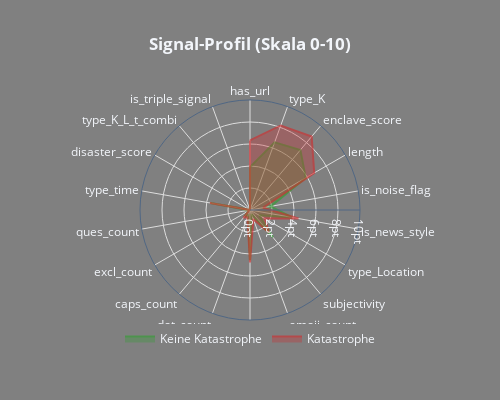

Here is the notebook cell this chart was saved with:
### Markdown cell above
# Erstelle mehr spalten vergleich, schwächere modelle ungenauigkeiten zu stärken der erkennung

### Code cell
#erstelle Engeneering mehrere neue spalten
df_Cleaning = run_full_disaster_pipeline(df_Cleaning)

### Figure 1 — Plotly figure (JSON) as saved in the notebook; plotly's stock layout.template omitted (floating-point values rounded to 4 significant figures)
{"data": [{"hovertemplate": "Kategorie=Keine Katastrophe<br>Score=%{r}<br>Feature=%{theta}<extra></extra>", "legendgroup": "Keine Katastrophe", "line": {"color": "#2ca02c", "dash": "solid"}, "marker": {"symbol": "circle"}, "mode": "lines", "name": "Keine Katastrophe", "r": [3.882, 6.541, 7.126, 5.849, 1.912, 3.879, 0.9759, 3.232, 0.3968, 4.561, 0.4997, 0.7565, 0.1665, 0.1034, 3.653, 0.03464, 0.05192, 0.0, 3.882], "showlegend": true, "subplot": "polar", "theta": ["has_url", "type_K", "enclave_score", "length", "is_noise_flag", "is_news_style", "type_Location", "subjectivity", "emoji_count", "word_count", "dot_count", "caps_count", "excl_count", "ques_count", "type_time", "disaster_score", "type_K_L_t_combi", "is_triple_signal", "has_url"], "type": "scatterpolar", "fill": "toself", "opacity": 0.6}, {"hovertemplate": "Kategorie=Katastrophe<br>Score=%{r}<br>Feature=%{theta}<extra></extra>", "legendgroup": "Katastrophe", "line": {"color": "#d62728", "dash": "solid"}, "marker": {"symbol": "circle"}, "mode": "lines", "name": "Katastrophe", "r": [6.326, 8.178, 8.718, 6.74, 1.22, 4.471, 1.563, 2.676, 0.8994, 4.765, 0.6886, 0.9116, 0.09471, 0.04112, 3.7, 0.06654, 0.0837, 0.0, 6.326], "showlegend": true, "subplot": "polar", "theta": ["has_url", "type_K", "enclave_score", "length", "is_noise_flag", "is_news_style", "type_Location", "subjectivity", "emoji_count", "word_count", "dot_count", "caps_count", "excl_count", "ques_count", "type_time", "disaster_score", "type_K_L_t_combi", "is_triple_signal", "has_url"], "type": "scatterpolar", "fill": "toself", "opacity": 0.6}], "layout": {"polar": {"domain": {"x": [0.0, 1.0], "y": [0.0, 1.0]}, "angularaxis": {"direction": "clockwise", "rotation": 90, "categoryorder": "array", "categoryarray": ["has_url", "type_K", "enclave_score", "length", "is_noise_flag", "is_news_style", "type_Location", "subjectivity", "emoji_count", "word_count", "dot_count", "caps_count", "excl_count", "ques_count", "type_time", "disaster_score", "type_K_L_t_combi", "is_triple_signal"], "gridcolor": "#dddddd"}, "radialaxis": {"visible": true, "range": [0, 10], "gridcolor": "#dddddd", "ticksuffix": "pt"}, "bgcolor": "#808080"}, "legend": {"title": {}, "tracegroupgap": 0, "orientation": "h", "yanchor": "bottom", "y": -0.15, "xanchor": "center", "x": 0.5}, "title": {"text": "<b>Signal-Profil (Skala 0-10)</b>", "x": 0.5}, "width": 500, "height": 400, "paper_bgcolor": "#808080", "plot_bgcolor": "#808080"}}
